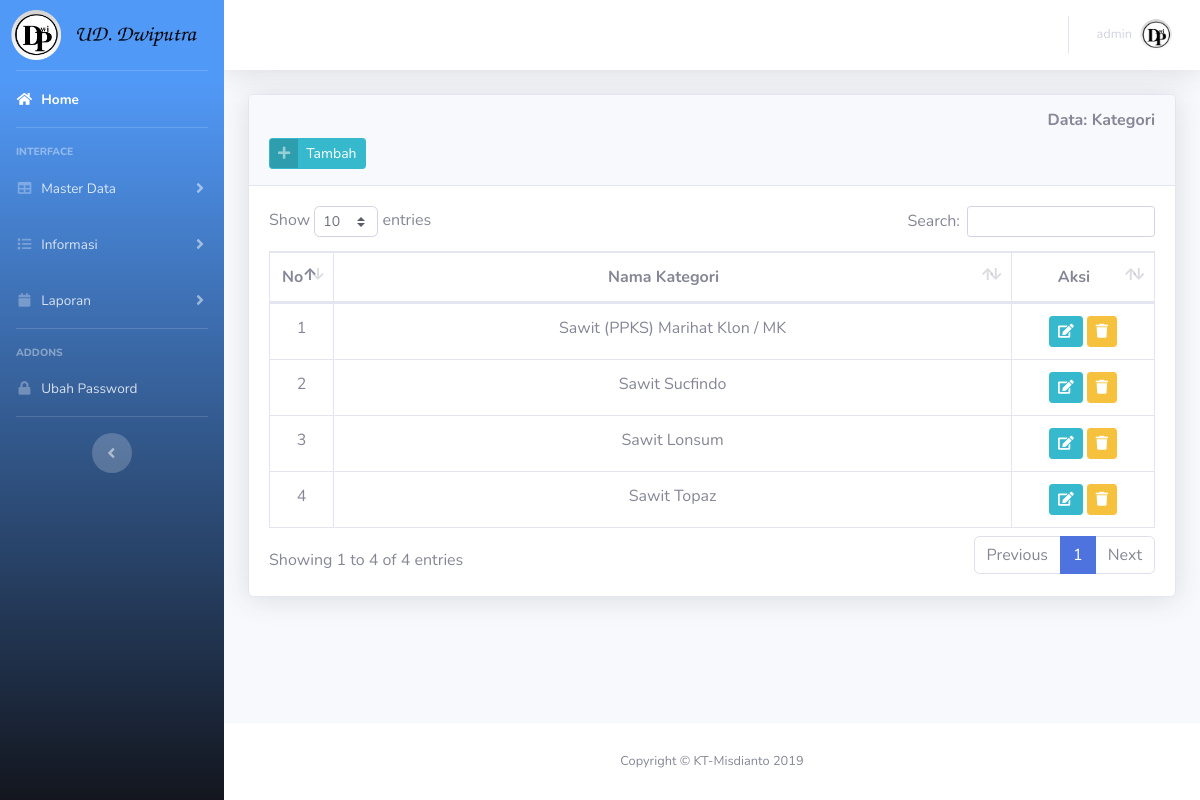
The page /admin/pages/index.php?module=kategori/view (signed in) on the database its author committed.
### tables this page shows
CREATE TABLE `tb_kategori` (
  `kategori_id` int(11) NOT NULL,
  `kategori_nama` varchar(50) NOT NULL
);

### model/Db.php (called while the page is built, shortened)
<?php
class Db {
     function __construct()
    {
        $this->db = new PDO("mysql:host=localhost;dbname=db_bibit",'root','');
    }
    public function tampil($sql){
        $hasil=[];
        $query = $this->db->prepare($sql);
        $query->execute();
        while($data = $query->fetchObject()){
        $hasil[]=$data;
        }
        return $hasil;
    }
}
?>

### model/M_Library.php (called while the page is built, shortened)
<?php
include 'Db.php';
class M_Library extends Db{
   function tampil_kategori(){
    $query =  $this->tampil("SELECT* from tb_kategori");
    return $query;
    }
    }
?>

### admin/pages/kategori/view.php (the view, shortened to what this page needs)
<div class="card shadow mb-4">
  <div class="card-header py-3">
  <h6  class=" font-weight-bold text-right">Data: Kategori</h6>
    <a href="#" class="btn btn-info btn-icon-split btn-sm">
      <span class="icon text-white-50">
        <i class="fas fa-plus"></i>
      </span>
      <span class="text" data-toggle="modal" data-target="#exampleModal">Tambah</span>
    </a>
  </div>
  <div class=" card-body">
      <div class="table-responsive">
        <table class="table table-bordered" id="dataTable" width="100%" cellspacing="0">
          <thead>
            <tr align="center">
              <th width="10px;">No</th>
              <th>Nama Kategori</th>
              <th width="100px;">Aksi</th>
            </tr>
          </thead>
          <tbody>
            <?php
        $no=1;
        foreach($db->tampil_kategori() as $no=> $d ):?>
            <tr align="center">
              <td><?= $no+1 ?></td>
              <td><?= $d->kategori_nama ?></td>
              <td>
                <a href="!#" class="btn btn-info btn-sm"  data-toggle="modal" data-target="#exampleModal<?= $d->kategori_id ?>">
                  <i class="fas fa-edit"></i>
                </a>
                <a href="!#" class="btn btn-warning btn-sm"  data-toggle="modal" data-target="#exampleModal2<?= $d->kategori_id ?>">
                  <i class="fas fa-trash" ></i>
                </a>
              </td>
            </tr>
            <?php endforeach ?>
          </tbody>
        </table>
      </div>
  </div>
</div>
</div>

### rows shown on the page
tb_kategori: kategori_nama "Sawit (PPKS) Marihat Klon / MK"
tb_kategori: kategori_nama "Sawit Sucfindo"
tb_kategori: kategori_nama "Sawit Lonsum"
tb_kategori: kategori_nama "Sawit Topaz"

### other values the page prints
$_SESSION['level'] "admin"
